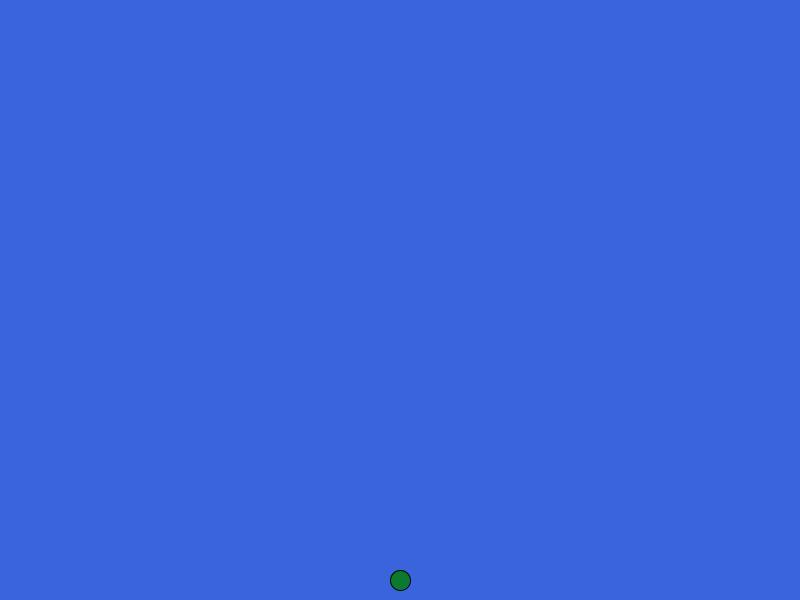
Frame 1 (no input)
Frame 60 (the mouse pressed at the canvas centre just before this capture): identical to frame 1, image omitted
Frame 120 (the mouse held since frame 60 and released just before this capture): identical to frame 1, image omitted

The Processing sketch that drew this single still picture (run headless with seeded random() and noise(); from frame 60 on, the mouse is pressed at the canvas centre):

// Processing sketch: sketch_190815a
// ── sketch_190815a.pde
void draw(){
  background(57, 100, 219);
  
fill(11, 122, 46);
ellipse(400, 580, 20, 20);
  
  
  
  
}

void setup(){
  size(800,600);
  
  
  
  
  
}
